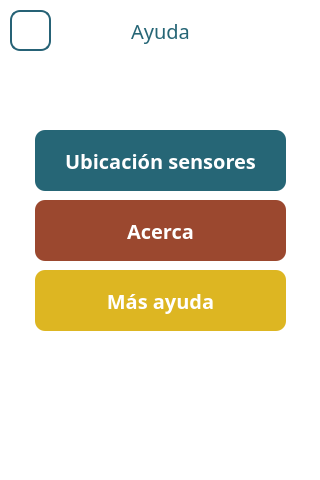
<?xml version="1.0" encoding="UTF-8"?>
<ui version="4.0">
 <class>MainWindow</class>
 <widget class="QMainWindow" name="MainWindow">
  <property name="geometry">
   <rect>
    <x>0</x>
    <y>0</y>
    <width>320</width>
    <height>480</height>
   </rect>
  </property>
  <property name="windowTitle">
   <string>MainWindow</string>
  </property>
  <property name="styleSheet">
   <string notr="true">background-color: white;
font: 14px Poppins;</string>
  </property>
  <widget class="QWidget" name="centralwidget">
   <property name="styleSheet">
    <string notr="true"/>
   </property>
   <widget class="QPushButton" name="backBtn">
    <property name="geometry">
     <rect>
      <x>10</x>
      <y>10</y>
      <width>41</width>
      <height>41</height>
     </rect>
    </property>
    <property name="styleSheet">
     <string notr="true">	height: 40px;
	border-radius: 10px;
	border: 2px solid #266276;
	background-color: white;
	color: #00007f;
	font-weight: 500;
	font-size: 16px;</string>
    </property>
    <property name="text">
     <string/>
    </property>
   </widget>
   <widget class="QLabel" name="label">
    <property name="geometry">
     <rect>
      <x>70</x>
      <y>10</y>
      <width>181</width>
      <height>41</height>
     </rect>
    </property>
    <property name="styleSheet">
     <string notr="true">font-size: 20px;
color: #266676;</string>
    </property>
    <property name="text">
     <string>Ayuda</string>
    </property>
    <property name="alignment">
     <set>Qt::AlignCenter</set>
    </property>
   </widget>
   <widget class="QPushButton" name="sensorsBtn">
    <property name="geometry">
     <rect>
      <x>35</x>
      <y>130</y>
      <width>251</width>
      <height>61</height>
     </rect>
    </property>
    <property name="styleSheet">
     <string notr="true">QPushButton {
	background-color: #266676;
	color: white;
	font-size: 20px;
	font-weight: 500;
	height: 50px;
	border-radius: 10px;
}</string>
    </property>
    <property name="text">
     <string>Ubicación sensores</string>
    </property>
   </widget>
   <widget class="QPushButton" name="moreHelpBtn">
    <property name="geometry">
     <rect>
      <x>35</x>
      <y>270</y>
      <width>251</width>
      <height>61</height>
     </rect>
    </property>
    <property name="styleSheet">
     <string notr="true">QPushButton {
	background-color: #DDB622;
	color: white;
	font-size: 20px;
	font-weight: 500;
	height: 50px;
	border-radius: 10px;
}</string>
    </property>
    <property name="text">
     <string>Más ayuda</string>
    </property>
   </widget>
   <widget class="QPushButton" name="aboutBtn">
    <property name="geometry">
     <rect>
      <x>35</x>
      <y>200</y>
      <width>251</width>
      <height>61</height>
     </rect>
    </property>
    <property name="styleSheet">
     <string notr="true">QPushButton {
	background-color: #9B482F;
	color: white;
	font-size: 20px;
	font-weight: 500;
	height: 50px;
	border-radius: 10px;
}</string>
    </property>
    <property name="text">
     <string>Acerca</string>
    </property>
   </widget>
   <zorder>label</zorder>
   <zorder>backBtn</zorder>
   <zorder>sensorsBtn</zorder>
   <zorder>moreHelpBtn</zorder>
   <zorder>aboutBtn</zorder>
  </widget>
 </widget>
 <resources/>
 <connections/>
</ui>
